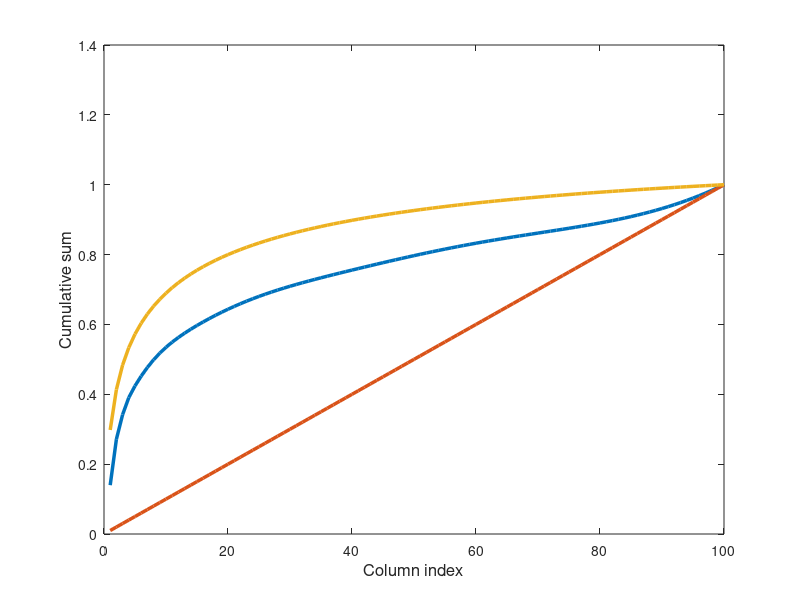

Write the MATLAB code that produced this figure. (Note: this script raises an error after producing the figure.)
%% clean
clear
close all
clc

%% define Hilbert matrix and compute all scores for sketching
n = 100;
A = hilb(n);
[U, S, V] = svd(A);

fig_legend_string = ["$\propto l_{i, \lambda}(A)$", "$\propto 1/n$", ...
                     "$\propto \| a_j \|_2^2$"];

lambda = 1e-4; % regularization parameter
ridge_scores = diag(V * diag(diag(S).^2 ./ (diag(S).^2 + lambda^2)) * V'); % compute ridge scores
ridge_scores = ridge_scores / sum(ridge_scores);

column_scores = sum(A.^2, 2) / norm(A, "fro")^2;  % compute columns norm scores

uniform_scores = 1/n * ones(n, 1);  % compute uniform scores

%% plot cumulative sums
fig = figure();
plot(cumsum(ridge_scores), 'LineWidth', 2.5);
hold on
plot(cumsum(uniform_scores), 'LineWidth', 2.5);
hold on
plot(cumsum(column_scores), 'LineWidth', 2.5);
xlabel("Column index", 'FontSize', 12);
ylabel("Cumulative sum", 'FontSize', 12);
ax = gca;
ax.XAxis.FontSize = 14;
ax.YAxis.FontSize = 14;
title("Cumulative sum of sketching distributions", 'FontSize', 12);
legend(fig_legend_string, 'interpreter', 'latex');
legend('Location', 'southeast', 'FontSize', 15, 'NumColumns', 1);
saveas(fig, "../figures/dist_scores", "epsc");